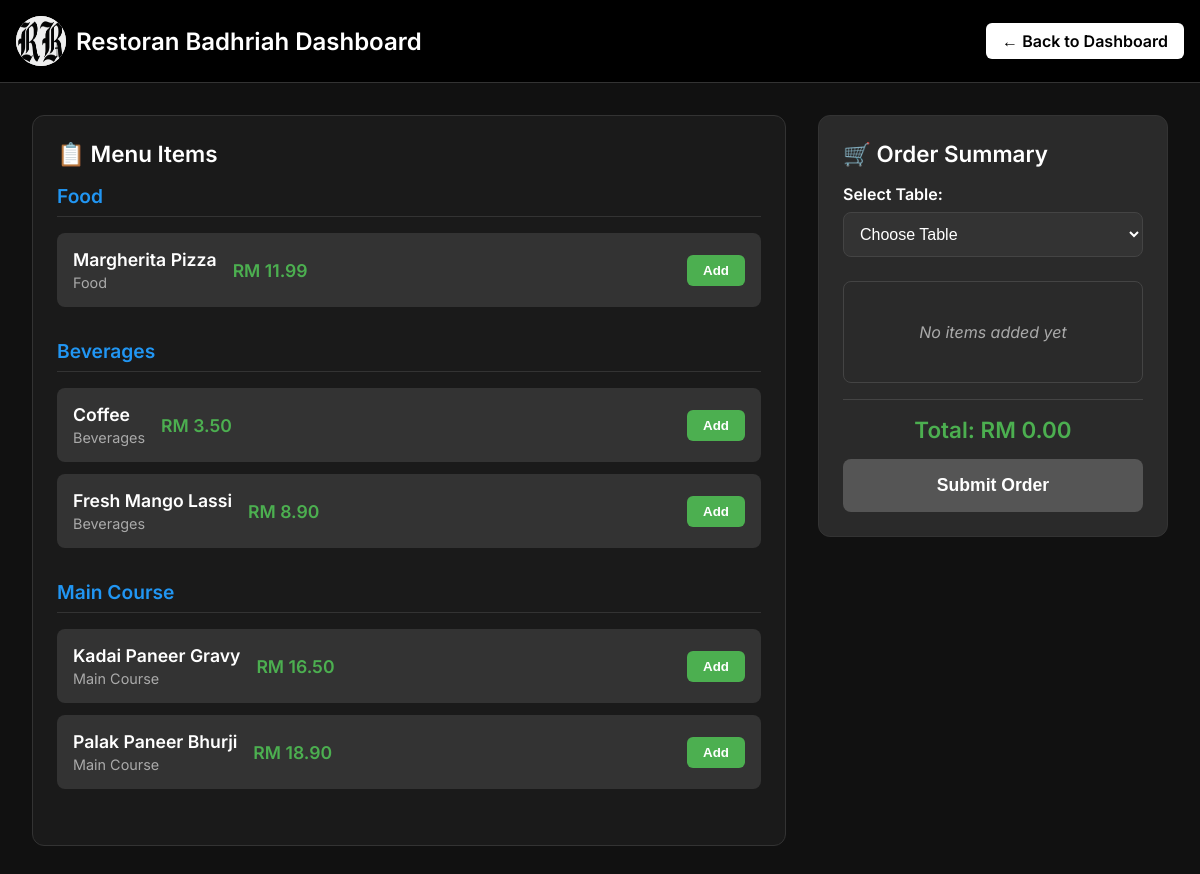
The page /restoran-badhriah/take_order.php (signed in) on the database its author committed.
### tables this page shows
CREATE TABLE `menu_items` (
  `MenuItemID` int(11) NOT NULL,
  `Name` varchar(100) NOT NULL,
  `Description` text DEFAULT NULL,
  `Price` decimal(10,2) NOT NULL,
  `Category` enum('Food','Beverages','Food/Noodle','Main Course','Desserts','Appetizers','Snacks') NOT NULL,
  `IsAvailable` tinyint(1) DEFAULT 1,
  `image_url` varchar(255) DEFAULT NULL,
  `status` enum('available','unavailable') NOT NULL DEFAULT 'available'
);

### restoran-badhriah/take_order.php (the view, shortened to what this page needs)
<?php
require_once 'db.php';
$backUrl = 'javascript:history.back()';
if (isset($_SESSION['StaffID'])) {
    $userId = $_SESSION['StaffID'];
    $query = "SELECT Role FROM staff WHERE StaffID = ?";
    $stmt = $conn->prepare($query);
    $stmt->bind_param('i', $userId);
    $stmt->execute();
    $result = $stmt->get_result();
    if ($result->num_rows > 0) {
        $user = $result->fetch_assoc();
        $role = $user['Role'];
        switch ($role) {
            case 'Cashier':
                $backUrl = 'cashier.php';
                break;
        }
    }
}
$menu_items = [];
$menu_query = "SELECT * FROM menu_items WHERE status = 'available' ORDER BY Category, Name";
$menu_result = $conn->query($menu_query);
if ($menu_result->num_rows > 0) {
    while($row = $menu_result->fetch_assoc()) {
        $menu_items[] = $row;
    }
}
?>
<!DOCTYPE html>
<html lang="en">
<head>
</head>
<body>
<header>
  <div class="header-content">
    <div class="logo-title">
      <img src="images/logo.png" alt="Logo" class="logo">
      <span>Restoran Badhriah Dashboard</span>
    </div>
    <a href="<?php echo $backUrl; ?>" class="back-btn">← Back to Dashboard</a>
    </div>
</header>
    <main>
        <div class="order-container">
            <div class="menu-section">
                <div class="section-title">
                    📋 Menu Items
                </div>
                <?php
                if (count($menu_items) > 0) {
                    $categories = [];
                    foreach ($menu_items as $item) {
                        $categories[$item['Category']][] = $item;
                    }
                    foreach ($categories as $category => $items): ?>
                        <div class="menu-category">
                            <div class="category-title"><?= htmlspecialchars(ucfirst($category)) ?></div>
                            <?php foreach ($items as $item): ?>
                                <div class="menu-item">
                                    <div class="item-info">
                                        <h4><?= htmlspecialchars($item['Name']) ?></h4>
                                        <div class="item-category"><?= htmlspecialchars(ucfirst($item['Category'])) ?></div>
                                    </div>
                                    <div class="item-price">RM <?= number_format($item['Price'], 2) ?></div>
                                    <button class="add-btn" onclick="addToOrder(<?= $item['MenuItemID'] ?>, '<?= htmlspecialchars($item['Name']) ?>', <?= $item['Price'] ?>)">
                                        Add
                                    </button>
                                </div>
                            <?php endforeach; ?>
                        </div>
                    <?php endforeach;
                } else {
                    echo '<div class="empty-order">No menu items available</div>';
                }
                ?>
            </div>
            <div class="order-summary">
                <div class="section-title">
                    🛒 Order Summary
                </div>
                <div class="table-select">
                    <label for="table_select">Select Table:</label>
                    <select id="table_select" required>
                        <option value="">Choose Table</option>
                    </select>
                </div>
                <div class="order-items" id="orderItems">
                    <div class="empty-order">
                        No items added yet
                    </div>
                </div>
                <div class="total-section">
                    <div class="total-amount" id="totalAmount">
                        Total: RM 0.00
                    </div>
                    <button class="submit-btn" id="submitBtn" disabled onclick="submitOrder()">
                        Submit Order
                    </button>
                </div>
            </div>
        </div>
    </main>
</body>
</html>

### restoran-badhriah/take_order.php (style rules this page uses)
* { box-sizing: border-box; margin: 0; padding: 0; }
body { font-family: 'Inter', sans-serif; background-color: #111; color: #fff; min-height: 100vh; display: flex; flex-direction: column; }
header { background-color: #000; padding: 1rem; border-bottom: 1px solid #333; }
.header-content { display: flex; justify-content: space-between; align-items: center; max-width: 1200px; margin: auto; }
.logo-title { display: flex; align-items: center; gap: 10px; font-size: 1.5rem; font-weight: 600; }
.logo { width: 50px; height: 50px; border-radius: 50%; background-color: #fff; color: #000; display: flex; align-items: center; justify-content: center; font-weight: bold; font-size: 1.2rem; }
.back-btn { background-color: #fff; color: #000; text-decoration: none; padding: 0.5rem 1rem; border-radius: 6px; font-weight: 600; transition: background 0.3s; }
main { flex: 1; padding: 2rem; max-width: 1200px; margin: auto; width: 100%; }
.order-container { display: grid; grid-template-columns: 1fr 350px; gap: 2rem; height: calc(100vh - 200px); }
.menu-section { background-color: #1a1a1a; padding: 1.5rem; border-radius: 12px; border: 1px solid #333; overflow-y: auto; }
.order-summary { background-color: #2a2a2a; padding: 1.5rem; border-radius: 12px; border: 1px solid #333; height: fit-content; position: sticky; top: 0; }
.section-title { font-size: 1.4rem; font-weight: 600; margin-bottom: 1rem; display: flex; align-items: center; gap: 0.5rem; }
.table-select { margin-bottom: 1.5rem; }
.table-select label { display: block; margin-bottom: 0.5rem; font-weight: 600; }
.table-select select { width: 100%; padding: 0.75rem; border-radius: 8px; border: 1px solid #444; background-color: #333; color: #fff; font-size: 1rem; }
.menu-category { margin-bottom: 2rem; }
.category-title { font-size: 1.2rem; font-weight: 600; margin-bottom: 1rem; color: #2196F3; border-bottom: 1px solid #333; padding-bottom: 0.5rem; }
.menu-item { display: flex; flex-wrap: wrap; align-items: center; gap: 0.5rem 1rem; padding: 1rem; background-color: #333; border-radius: 8px; margin-bottom: 0.75rem; }
.menu-item button { margin-left: auto; }
.item-info h4 { font-size: 1.1rem; font-weight: 600; margin-bottom: 0.25rem; }
.item-category { color: #aaa; font-size: 0.9rem; }
.item-price { font-size: 1.1rem; font-weight: 600; color: #4CAF50; margin-right: 1rem; }
.add-btn { background-color: #4CAF50; color: white; border: none; padding: 0.5rem 1rem; border-radius: 6px; font-weight: 600; cursor: pointer; transition: background 0.3s; }
.order-items { max-height: 250px; overflow-y: auto; margin-bottom: 1rem; border: 1px solid #444; border-radius: 8px; padding: 0.5rem; }
.total-section { border-top: 1px solid #444; padding-top: 1rem; margin-top: 1rem; }
.total-amount { font-size: 1.4rem; font-weight: 600; text-align: center; margin-bottom: 1rem; color: #4CAF50; }
.submit-btn { width: 100%; background: linear-gradient(135deg, #2196F3, #1976D2); color: white; border: none; padding: 1rem; border-radius: 8px; font-size: 1.1rem; font-weight: 600; cursor: pointer; transition: all 0.3s; }
.submit-btn:disabled { background: #555; cursor: not-allowed; transform: none; box-shadow: none; }
.empty-order { text-align: center; color: #aaa; padding: 2rem; font-style: italic; }

### rows shown on the page
menu_items: Name "Margherita Pizza", Category "Food", Price "11.99"
menu_items: Name "Coffee", Category "Beverages", Price "3.50"
menu_items: Name "Fresh Mango Lassi", Category "Beverages", Price "8.90"
menu_items: Name "Kadai Paneer Gravy", Category "Main Course", Price "16.50"
menu_items: Name "Palak Paneer Bhurji", Category "Main Course", Price "18.90"

### other values the page prints
$category "Food"
$category "Beverages"
$category "Main Course"
